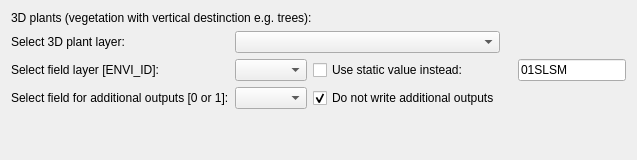
                    <widget class="QWidget" name="tab_3dplants">
                     <attribute name="title">
                      <string>3D plants</string>
                     </attribute>
                     <layout class="QGridLayout" name="gridLayout_9">
                      <item row="3" column="0">
                       <widget class="QLabel" name="label_26">
                        <property name="sizePolicy">
                         <sizepolicy hsizetype="Preferred" vsizetype="Minimum">
                          <horstretch>0</horstretch>
                          <verstretch>0</verstretch>
                         </sizepolicy>
                        </property>
                        <property name="text">
                         <string>Select field layer [ENVI_ID]:</string>
                        </property>
                       </widget>
                      </item>
                      <item row="4" column="1">
                       <widget class="QgsFieldComboBox" name="cb_plant3dAddOut">
                        <property name="sizePolicy">
                         <sizepolicy hsizetype="Expanding" vsizetype="Fixed">
                          <horstretch>0</horstretch>
                          <verstretch>0</verstretch>
                         </sizepolicy>
                        </property>
                        <property name="allowEmptyFieldName">
                         <bool>true</bool>
                        </property>
                       </widget>
                      </item>
                      <item row="4" column="2">
                       <widget class="QCheckBox" name="chk_plant3dAddOut">
                        <property name="text">
                         <string>Do not write additional outputs</string>
                        </property>
                        <property name="checked">
                         <bool>true</bool>
                        </property>
                       </widget>
                      </item>
                      <item row="1" column="0">
                       <widget class="QLabel" name="label_25">
                        <property name="text">
                         <string>Select 3D plant layer:</string>
                        </property>
                       </widget>
                      </item>
                      <item row="3" column="1">
                       <widget class="QgsFieldComboBox" name="cb_plant3dID">
                        <property name="sizePolicy">
                         <sizepolicy hsizetype="Expanding" vsizetype="Fixed">
                          <horstretch>0</horstretch>
                          <verstretch>0</verstretch>
                         </sizepolicy>
                        </property>
                       </widget>
                      </item>
                      <item row="5" column="0" colspan="2">
                       <spacer name="horizontalSpacer_3">
                        <property name="orientation">
                         <enum>Qt::Orientation::Horizontal</enum>
                        </property>
                        <property name="sizeHint" stdset="0">
                         <size>
                          <width>40</width>
                          <height>20</height>
                         </size>
                        </property>
                       </spacer>
                      </item>
                      <item row="0" column="0" colspan="6">
                       <widget class="QLabel" name="label_23">
                        <property name="sizePolicy">
                         <sizepolicy hsizetype="Preferred" vsizetype="Fixed">
                          <horstretch>0</horstretch>
                          <verstretch>0</verstretch>
                         </sizepolicy>
                        </property>
                        <property name="font">
                         <font>
                          <italic>false</italic>
                          <bold>false</bold>
                          <underline>false</underline>
                         </font>
                        </property>
                        <property name="text">
                         <string>3D plants (vegetation with vertical destinction e.g. trees):</string>
                        </property>
                       </widget>
                      </item>
                      <item row="4" column="0">
                       <widget class="QLabel" name="label_18">
                        <property name="text">
                         <string>Select field for additional outputs [0 or 1]:</string>
                        </property>
                       </widget>
                      </item>
                      <item row="3" column="5">
                       <widget class="QLineEdit" name="le_plant3d">
                        <property name="text">
                         <string>01SLSM</string>
                        </property>
                       </widget>
                      </item>
                      <item row="1" column="1" colspan="2">
                       <widget class="QgsMapLayerComboBox" name="cb_plant3dLayer">
                        <property name="sizePolicy">
                         <sizepolicy hsizetype="Expanding" vsizetype="Fixed">
                          <horstretch>0</horstretch>
                          <verstretch>0</verstretch>
                         </sizepolicy>
                        </property>
                        <property name="currentIndex">
                         <number>-1</number>
                        </property>
                        <property name="allowEmptyLayer">
                         <bool>true</bool>
                        </property>
                       </widget>
                      </item>
                      <item row="3" column="2">
                       <widget class="QCheckBox" name="chk_plant3d">
                        <property name="text">
                         <string>Use static value instead:</string>
                        </property>
                       </widget>
                      </item>
                      <item row="6" column="0">
                       <widget class="QLabel" name="label_168">
                        <property name="text">
                         <string/>
                        </property>
                       </widget>
                      </item>
                     </layout>
                    </widget>
